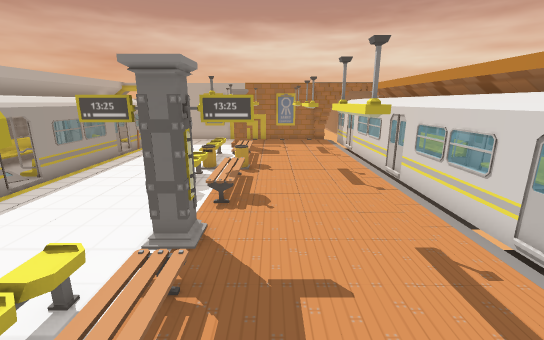
View 1 (above)

17 first-person views from a walk through a scene from a Unity 3-D project. The camera is 1.5 m above the floor, tilts 14° down and sees 90° across. Doors are open. The floor is counted in squares, 0.5 m on a side. Each view is taken from the middle of a square. On the plan, view 1 faces up. The plan holds only what a view shows up to about 20 squares ahead; the rest is blank. The place goes on beyond the plan. The player is left out.

View 2
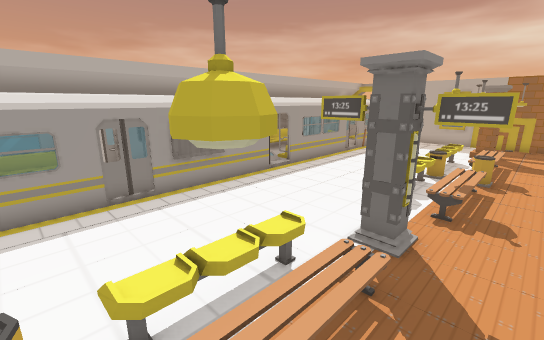

View 3
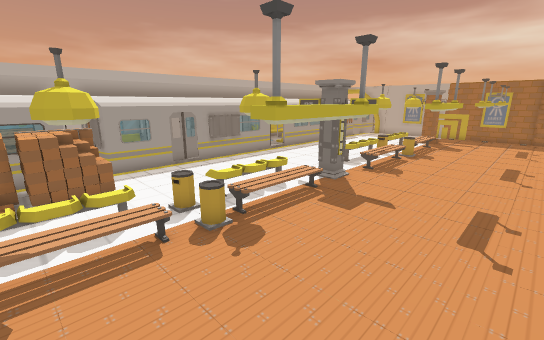

View 4
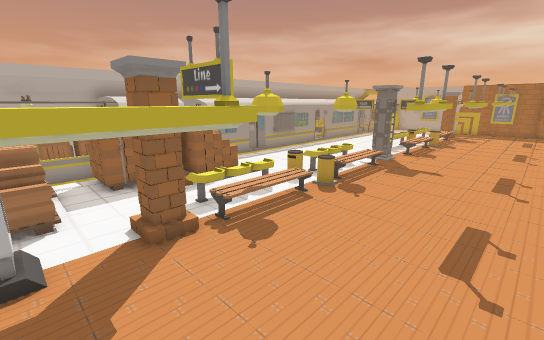

View 5
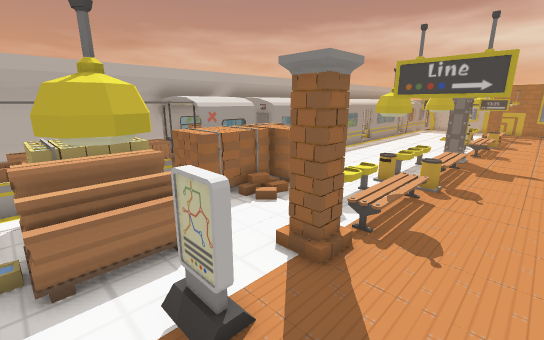

View 6
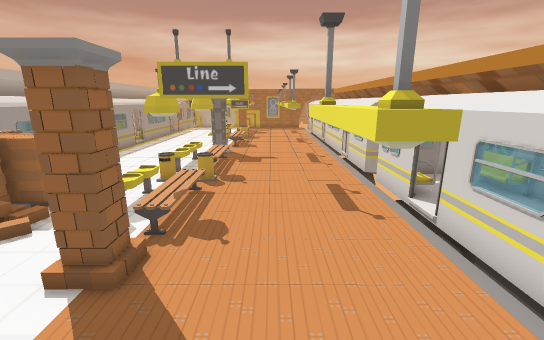

View 7
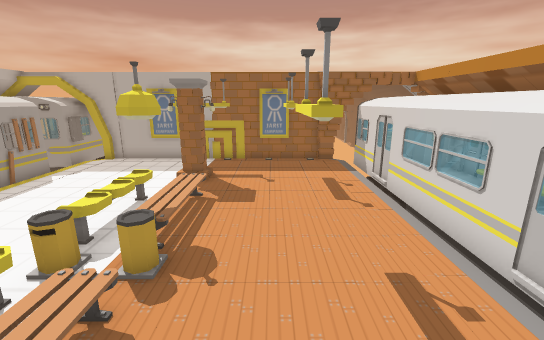

View 8
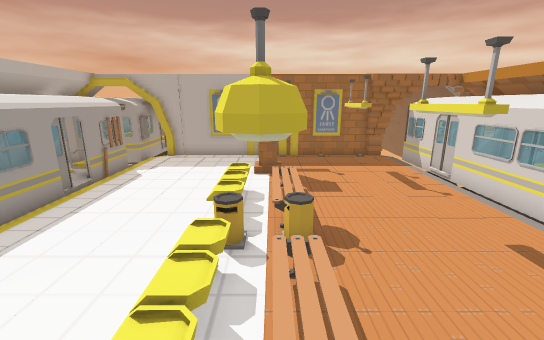

View 9
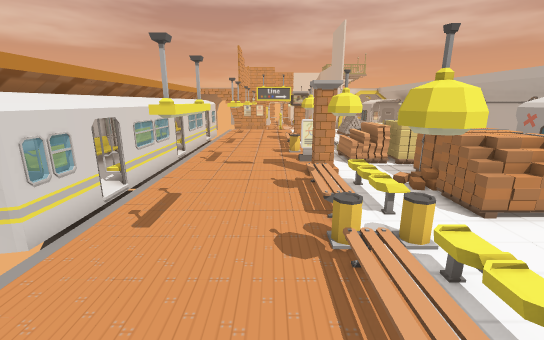

View 10
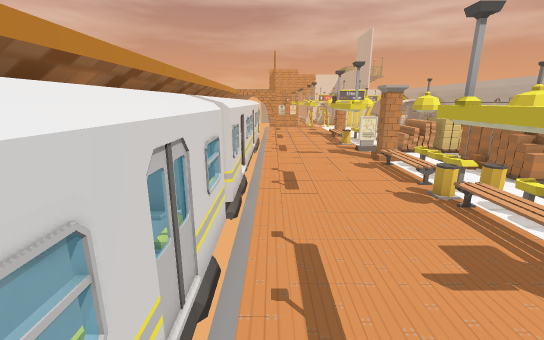

View 11
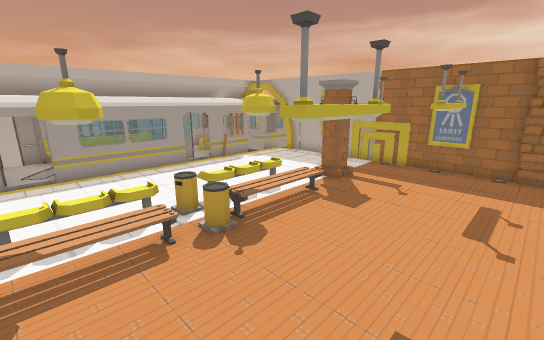

View 12
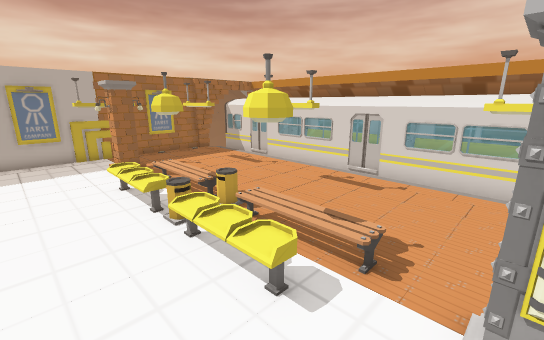

View 13
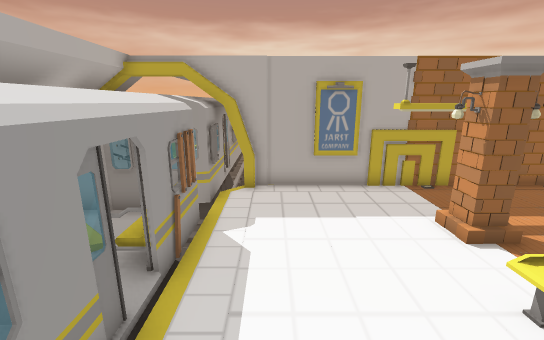

View 14
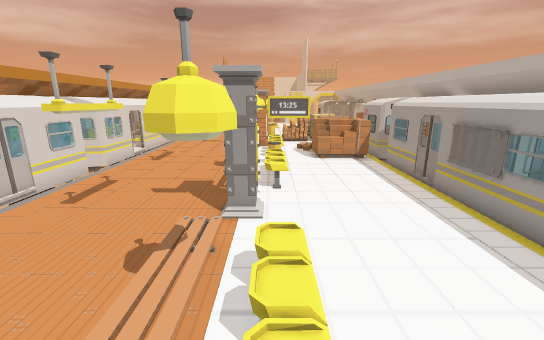

View 15
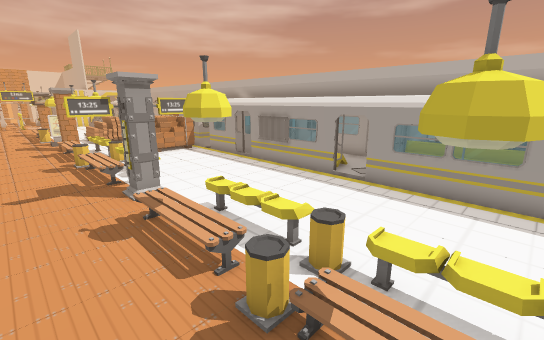

View 16
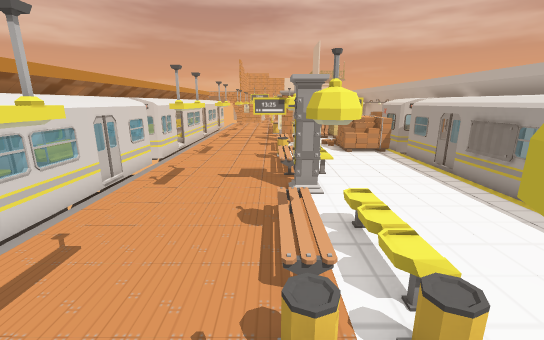

View 17
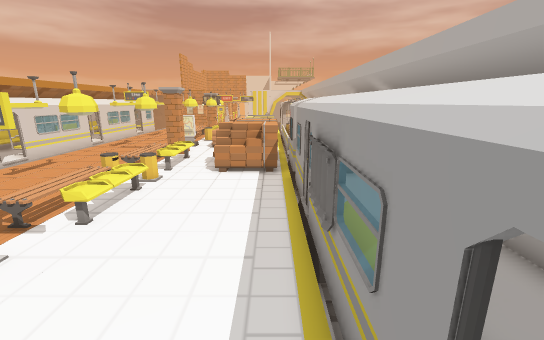

### Floor plan
Key: @ floor where view 1 was taken; # wall or solid block; . floor; / step, stairs or slope; = window, fence, low wall or low ledge; ^ raised ledge; O other object.
Columns run from 11 left of view 1 to 7 right of it. Each row starts with its distance up from view 1.
 24  ##
 23   #O####O######OOO
 22   OO...........OO^^
 21 #O^.....OOO.....^^
 20 ^^^..........O..^^^
 19  ^^.....OOO..O..^^
 18 ^^^..........O..^^
 17  ^^.............^^^
 16 ^^^.....O//.....^^^
 15  ^^.....OO/.....^^^
 14  ^^.....OO/..O..^^^
 13 ^^^.....///..O..^^^
 12  ^^....././..O..^^
 11 ^^^.....O//.....^^^
 10 ^^^.....OO/.....^^^
  9 ^^^.....O//.....^^^
  8  ^^......//.....^^^
  7  ^^..........O..^^^
  6 ^^^....OOOO..O..^^
  5 ^^^......O...O..^^^
  4 ^^^.............^^^
  3 ^^^.....OO......^^
  2 ^^^.....OO......^^^
  1 ^^^.....OO...O.. ^^
  0  ^^........@.O.. ^^
 -1 ^^^..........O..^^
 -2 ^^^OOOO.OO...O..^^^
 -3 ^^^OOOO.OO......^^^
 -4 ^^^OOO/..O......^^^
 -5 ^^^OOO/.OO......^^^
 -6   #OOO..OO.O....^^
 -7   #OO...OO.O.O..^^^
 -8  ##.OOO......O..^^
 -9   # OOOO#=...O..^^
-10   #OOOOOOO...O. ^^
-11   #OOOOO.O..... ^^

Where each view was taken, in squares from view 1:
view 1: 0 up, 0 right, facing up
view 2: 0 up, 0 right, facing up-left
view 3: 4 down, 4 right, facing up-left
view 4: 9 down, 4 right, facing up-left
view 5: 11 down, 1 right, facing up-left
view 6: 11 down, 1 right, facing up
view 7: 8 up, 1 right, facing up
view 8: 7 up, 2 left, facing up
view 9: 5 up, 0 right, facing down
view 10: 8 up, 4 right, facing down
view 11: 9 up, 4 right, facing up-left
view 12: 6 up, 6 left, facing up-right
view 13: 13 up, 7 left, facing up
view 14: 13 up, 3 left, facing down
view 15: 15 up, 1 right, facing down-left
view 16: 15 up, 1 left, facing down
view 17: 10 up, 8 left, facing down
